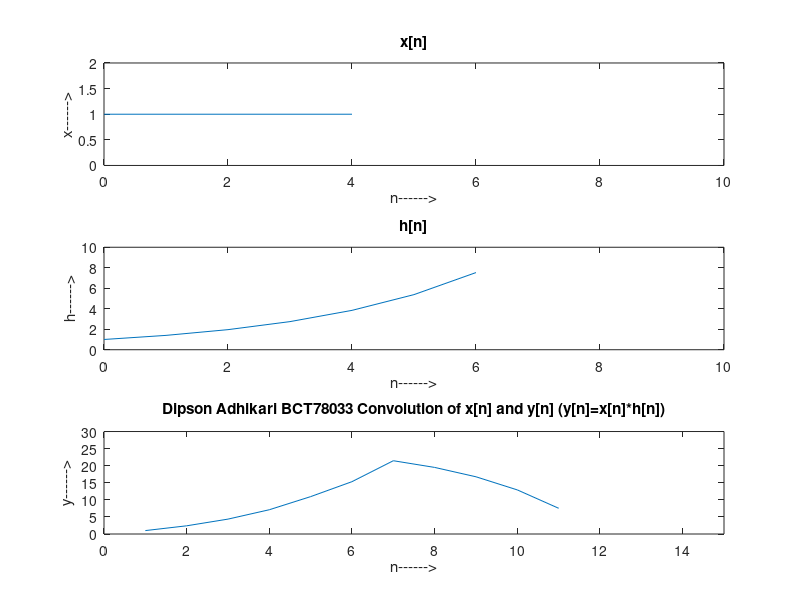

Here is the MATLAB script that generated this plot:
clc;
clear all;
close all;
t1=0:4;
t2=0:6;
t3=0:11;
unitstep=t1<=4;
x=unitstep;
h=1.4.^t2;
subplot(311);
plot(t1,x);
ylabel('x------>');
xlabel('n------>');
title('x[n]');
axis([0 10 0 2]);
subplot(312);
plot(t2,h);
xlabel('n------>');
ylabel('h------>');
title('h[n]');
axis([0 10 0 10 ]);
y=conv(x,h);
subplot(313);
plot(y);
xlabel('n------>');
ylabel('y------>');
title('Dipson Adhikari BCT78033 Convolution of x[n] and y[n] (y[n]=x[n]*h[n])');
axis([0 15 0 30]);
